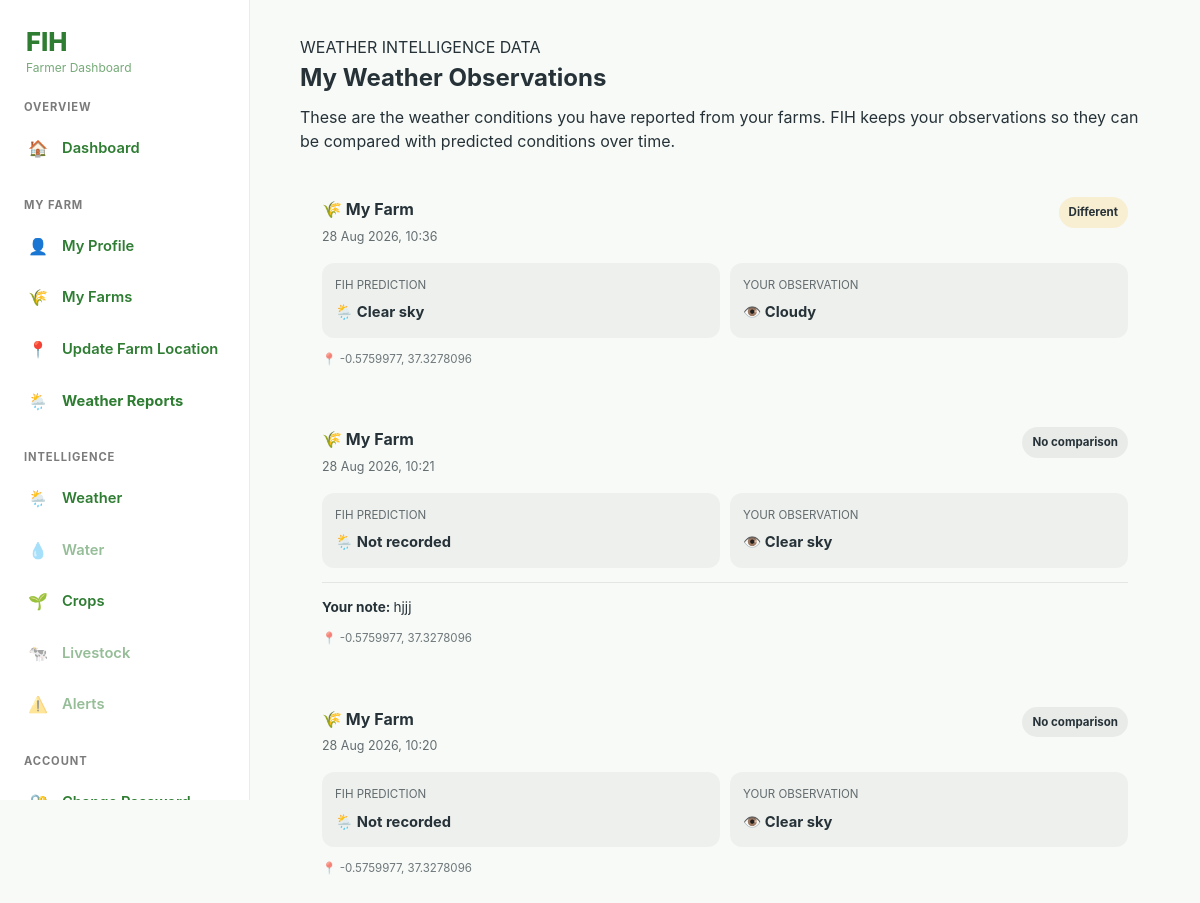
Page /farmer/weather-observations.php (signed in) on the committed database.
### tables this page shows
CREATE TABLE `weather_observations` (
  `id` char(36) NOT NULL,
  `user_id` char(36) NOT NULL,
  `farm_id` char(36) NOT NULL,
  `latitude` decimal(10,7) NOT NULL,
  `longitude` decimal(10,7) NOT NULL,
  `observed_at` datetime NOT NULL,
  `predicted_condition` varchar(100) DEFAULT NULL,
  `observed_condition` varchar(100) NOT NULL,
  `farmer_comment` text DEFAULT NULL,
  `created_at` timestamp NOT NULL DEFAULT current_timestamp()
);

CREATE TABLE `farmer_profiles` (
  `id` char(36) NOT NULL,
  `user_id` char(36) NOT NULL,
  `farm_name` varchar(100) DEFAULT NULL,
  `county_id` char(36) NOT NULL,
  `sub_county_id` char(36) NOT NULL,
  `ward_id` char(36) NOT NULL,
  `farm_size_acres` decimal(10,2) DEFAULT NULL,
  `water_source` varchar(100) DEFAULT NULL,
  `irrigation` tinyint(1) NOT NULL DEFAULT 0,
  `created_at` timestamp NOT NULL DEFAULT current_timestamp(),
  `updated_at` timestamp NOT NULL DEFAULT current_timestamp() ON UPDATE current_timestamp()
);

### includes/security.php (called while the page is built, shortened)
<?php
function e(?string $value): string
{
    return htmlspecialchars(
        $value ?? '',
        ENT_QUOTES,
        'UTF-8'
    );
}

### farmer/weather-observations.php (the view, shortened to what this page needs)
<?php
require_once __DIR__ . '/../includes/bootstrap.php';
require_once __DIR__ . '/../includes/security.php';
$user_id = authenticated_farmer_id();
$stmt = $pdo->prepare("
    SELECT
        wo.id,
        wo.farm_id,
        wo.latitude,
        wo.longitude,
        wo.observed_at,
        wo.predicted_condition,
        wo.observed_condition,
        wo.farmer_comment,
        fp.farm_name
    FROM weather_observations wo
    LEFT JOIN farmer_profiles fp
        ON fp.id = wo.farm_id
    WHERE wo.user_id = :user_id
    ORDER BY wo.observed_at DESC
");
$stmt->execute([
    'user_id' => $user_id
]);
$observations = $stmt->fetchAll(PDO::FETCH_ASSOC);
function observation_status(
    ?string $predicted,
    ?string $observed
): string {
    if (
        !$predicted ||
        !$observed
    ) {
        return 'No comparison';
    }
    return 'Different';
}
?>
<!DOCTYPE html>
<html lang="en">
<head>
    <link
        rel="stylesheet"
        href="<?= e(FIH_BASE_URL) ?>/assets/css/style.css"
    >
    <link
        rel="stylesheet"
        href="<?= e(FIH_BASE_URL) ?>/assets/css/farmer.css"
    >
</head>
<body>
<?php
require_once __DIR__ . '/../includes/farmer_sidebar.php';
?>
<main class="farmer-dashboard-layout">
    <section class="observations-page">
        <header class="observations-header">
            <p class="eyebrow">
                WEATHER INTELLIGENCE DATA
            </p>
            <h1>
                My Weather Observations
            </h1>
            <p>
                These are the weather conditions you have
                reported from your farms. FIH keeps your
                observations so they can be compared with
                predicted conditions over time.
            </p>
        </header>
        <?php if (empty($observations)): ?>
            <section class="profile-card empty-observations">
                <h2>
                    No observations yet
                </h2>
                <p>
                    When you report the weather from one of
                    your farms, your observations will appear
                    here.
                </p>
            </section>
        <?php else: ?>
            <div class="observation-list">
                <?php foreach ($observations as $observation): ?>
                    <?php
                    $status =
                        observation_status(
                            $observation['predicted_condition'],
                            $observation['observed_condition']
                        );
                    $status_class =
                        match ($status) {
                            'Match'
                                => 'status-match',
                            'Different'
                                => 'status-different',
                            default
                                => 'status-none'
                        };
                    ?>
                    <article
                        class="profile-card observation-record"
                    >
                        <div class="observation-top">
                            <div>
                                <div class="observation-farm">
                                    🌾
                                    <?= e(
                                        $observation['farm_name']
                                        ?: 'My Farm'
                                    ) ?>
                                </div>
                                <div class="observation-date">
                                    <?= e(
                                        date(
                                            'd M Y, H:i',
                                            strtotime(
                                                $observation['observed_at']
                                            )
                                        )
                                    ) ?>
                                </div>
                            </div>
                            <span
                                class="observation-status
                                <?= e($status_class) ?>"
                            >
                                <?= e($status) ?>
                            </span>
                        </div>
                        <div class="weather-comparison">
                            <div class="comparison-box">
                                <span
                                    class="comparison-label"
                                >
                                    FIH PREDICTION
                                </span>
                                <span
                                    class="comparison-value"
                                >
                                    🌦️
                                    <?= e(
                                        $observation[
                                            'predicted_condition'
                                        ]
                                        ?: 'Not recorded'
                                    ) ?>
                                </span>
                            </div>
                            <div class="comparison-box">
                                <span
                                    class="comparison-label"
                                >
                                    YOUR OBSERVATION
                                </span>
                                <span
                                    class="comparison-value"
                                >
                                    👁️
                                    <?= e(
                                        $observation[
                                            'observed_condition'
                                        ]
                                    ) ?>
                                </span>
                            </div>
                        </div>
                        <?php if (
                            !empty(
                                $observation['farmer_comment']
                            )
                        ): ?>
                            <div class="observation-comment">
                                <strong>
                                    Your note:
                                </strong>
                                <?= e(
                                    $observation['farmer_comment']
                                ) ?>
                            </div>
                        <?php endif; ?>
                        <div class="observation-location">
                            📍
                            <?= e(
                                $observation['latitude']
                            ) ?>,
                            <?= e(
                                $observation['longitude']
                            ) ?>
                        </div>
                    </article>
                <?php endforeach; ?>
            </div>
        <?php endif; ?>
    </section>
</main>
</body>
</html>

### includes/farmer_sidebar.php (shortened to what this page needs)
<?php
$current_page = basename($_SERVER['PHP_SELF']);
?>
<aside
    class="farmer-sidebar"
    id="farmerSidebar"
>
    <div class="farmer-sidebar-header">
        <a
            href="<?= e(FIH_BASE_URL) ?>/farmer/dashboard.php"
            class="farmer-sidebar-brand"
        >
            <span class="farmer-brand-name">
                FIH
            </span>
            <span class="farmer-brand-label">
                Farmer Dashboard
            </span>
        </a>
    </div>
    <nav
        class="farmer-sidebar-nav"
        aria-label="Farmer dashboard navigation"
    >
        <div class="sidebar-section">
            <span class="sidebar-section-title">
                Overview
            </span>
            <a
                href="<?= e(FIH_BASE_URL) ?>/farmer/dashboard.php"
                class="sidebar-link <?= $current_page === 'dashboard.php' ? 'active' : '' ?>"
            >
                <span class="sidebar-icon">🏠</span>
                <span>Dashboard</span>
            </a>
        </div>
        <div class="sidebar-section">
            <span class="sidebar-section-title">
                My Farm
            </span>
            <a
                href="<?= e(FIH_BASE_URL) ?>/farmer/profile.php"
                class="sidebar-link <?= $current_page === 'profile.php' ? 'active' : '' ?>"
            >
                <span class="sidebar-icon">👤</span>
                <span>My Profile</span>
            </a>
            <a
                href="<?= e(FIH_BASE_URL) ?>/farmer/farms.php"
                class="sidebar-link <?= $current_page === 'farms.php' ? 'active' : '' ?>"
            >
                <span class="sidebar-icon">🌾</span>
                <span>My Farms</span>
            </a>
            <a
    href="<?= e(FIH_BASE_URL) ?>/farmer/farm-location.php"
    class="sidebar-link"
>
    <span class="sidebar-icon">📍</span>
    <span>Update Farm Location</span>
</a>
<a
    href="<?= e(FIH_BASE_URL) ?>/farmer/weather-observations.php"
    class="sidebar-link <?= $current_page === 'weather-observations.php' ? 'active' : '' ?>"
>
    <span class="sidebar-icon">
        🌦️
    </span>
    <span>
        Weather Reports
    </span>
</a>
        </div>
        <div class="sidebar-section">
            <span class="sidebar-section-title">
                Intelligence
            </span>
            <a
                href="<?= e(FIH_BASE_URL) ?>/farmer/weather.php"
                class="sidebar-link <?= $current_page === 'weather.php' ? 'active' : '' ?>"
            >
                <span class="sidebar-icon">🌦️</span>
                <span>Weather</span>
            </a>
            <a
                href="#"
                class="sidebar-link sidebar-coming-soon"
            >
                <span class="sidebar-icon">💧</span>
                <span>Water</span>
            </a>
<a
    href="<?= e(FIH_BASE_URL) ?>/farmer/crops.php"
    class="sidebar-link <?= $current_page === 'crops.php' ? 'active' : '' ?>"
>
    <span class="sidebar-icon">
        🌱
    </span>
    <span>
        Crops
    </span>
</a>
            <a
                href="#"
                class="sidebar-link sidebar-coming-soon"
            >
                <span class="sidebar-icon">🐄</span>
                <span>Livestock</span>
            </a>
            <a
                href="#"
                class="sidebar-link sidebar-coming-soon"
            >
                <span class="sidebar-icon">⚠️</span>
                <span>Alerts</span>
            </a>
        </div>
        <div class="sidebar-section">
            <span class="sidebar-section-title">
                Account
            </span>
            <a
                href="<?= e(FIH_BASE_URL) ?>/farmer/change-password.php"
                class="sidebar-link <?= $current_page === 'change-password.php' ? 'active' : '' ?>"
            >
                <span class="sidebar-icon">🔐</span>
                <span>Change Password</span>
            </a>
        </div>
    </nav>
</aside>

### assets/css/style.css (style rules this page uses)
:root { --fih-primary: #2e7d32; --fih-primary-dark: #1b5e20; --fih-primary-light: #e8f5e9; --fih-secondary: #1565c0; --fih-secondary-light: #e3f2fd; --fih-accent: #f9a825; --fih-danger: #c62828; --fih-success: #2e7d32; --fih-text: #263238; --fih-muted: #607d8b; --fih-background: #f7faf7; --fih-surface: #ffffff; --fih-border: #dfe7df; --fih-radius-sm: 8px; --fih-radius-md: 12px; --fih-radius-lg: 18px; --fih-shadow-sm: 0 2px 8px rgba(0, 0, 0, 0.06); --fih-shadow-md: 0 8px 24px rgba(0, 0, 0, 0.08); --fih-transition: 0.2s ease; }
* { box-sizing: border-box; margin: 0; padding: 0; }
html { scroll-behavior: smooth; }
body { min-height: 100vh; font-family: Inter, "Segoe UI", Roboto, Arial, sans-serif; color: var(--fih-text); background: var(--fih-background); line-height: 1.6; -webkit-font-smoothing: antialiased; }
a { color: var(--fih-primary); text-decoration: none; transition: color var(--fih-transition); }

### assets/css/farmer.css (style rules this page uses)
.farmer-sidebar { position: fixed; top: 0; left: 0; width: 250px; height: 100vh; display: flex; flex-direction: column; box-sizing: border-box; padding: 20px 14px; overflow-y: auto; z-index: 1000; background: #ffffff; border-right: 1px solid rgba(0, 0, 0, 0.08); }
.farmer-sidebar, farmer-sidebar a, farmer-sidebar button { color: #111111; }
.farmer-sidebar-header { display: flex; align-items: center; justify-content: space-between; padding: 8px 12px 25px; }
.farmer-sidebar-brand { display: flex; flex-direction: column; text-decoration: none; line-height: 1.1; }
.farmer-brand-name { font-size: 1.6rem; font-weight: 800; }
.farmer-brand-label { margin-top: 5px; font-size: 0.75rem; opacity: 0.65; }
.farmer-sidebar-nav { flex: 1; }
.sidebar-section { margin-bottom: 24px; }
.sidebar-section-title { display: block; margin: 0 10px 8px; font-size: 0.7rem; font-weight: 700; text-transform: uppercase; letter-spacing: 0.08em; opacity: 0.55; }
.sidebar-link { display: flex; align-items: center; gap: 12px; width: 100%; box-sizing: border-box; padding: 11px 12px; margin-bottom: 4px; border-radius: 9px; text-decoration: none; font-size: 0.92rem; font-weight: 600; transition: background 0.2s ease, transform 0.2s ease; }
.sidebar-link.active { font-weight: 700; }
.sidebar-icon { width: 24px; flex-shrink: 0; text-align: center; font-size: 1rem; }
.sidebar-coming-soon { opacity: 0.5; cursor: default; }
.farmer-dashboard-layout { margin-left: 250px; min-height: 100vh; }

### farmer/weather-observations.php (style rules this page uses)
.observations-page { width: 100%; max-width: 900px; margin: 0 auto; padding: 20px 14px 60px; }
.observations-header { margin-bottom: 22px; }
.observations-header h1 { margin: 0 0 8px; }
.observations-header p { margin: 0; line-height: 1.5; }
.observation-list { display: grid; gap: 15px; }
.observation-record { padding: 18px; border-radius: 18px; }
.observation-top { display: flex; justify-content: space-between; align-items: flex-start; gap: 12px; margin-bottom: 16px; }
.observation-farm { font-weight: 700; }
.observation-date { margin-top: 4px; font-size: .78rem; opacity: .7; }
.observation-status { padding: 6px 10px; border-radius: 999px; font-size: .72rem; font-weight: 700; white-space: nowrap; }
.status-different { background: rgba(255, 165, 0, .15); }
.status-none { background: rgba(0, 0, 0, .06); }
.weather-comparison { display: grid; grid-template-columns: repeat(2, minmax(0, 1fr)); gap: 10px; }
.comparison-box { padding: 13px; border-radius: 12px; background: rgba(0, 0, 0, .04); }
.comparison-label { display: block; margin-bottom: 5px; font-size: .72rem; opacity: .7; }
.comparison-value { font-weight: 700; font-size: .92rem; }
.observation-comment { margin-top: 14px; padding-top: 14px; border-top: 1px solid rgba(0, 0, 0, .08); font-size: .85rem; line-height: 1.5; }
.observation-location { margin-top: 12px; font-size: .72rem; opacity: .65; }
@media (min-width: 700px) { .observations-page { padding: 35px 25px 70px; } }
@media (min-width: 700px) { .observation-record { padding: 22px; } }

### rows in the picture
weather_observations: farmer_profiles.farm_name "My Farm", observed_at "28 Aug 2026, 10:36", status "Different", predicted_condition "Clear sky", observed_condition "Cloudy", latitude "-0.5759977", longitude "37.3278096"
weather_observations: farmer_profiles.farm_name "My Farm", observed_at "28 Aug 2026, 10:21", status "No comparison", predicted_condition "Not recorded", observed_condition "Clear sky", farmer_comment "hjjj", latitude "-0.5759977", longitude "37.3278096"
weather_observations: farmer_profiles.farm_name "My Farm", observed_at "28 Aug 2026, 10:20", status "No comparison", predicted_condition "Not recorded", observed_condition "Clear sky", latitude "-0.5759977", longitude "37.3278096"
